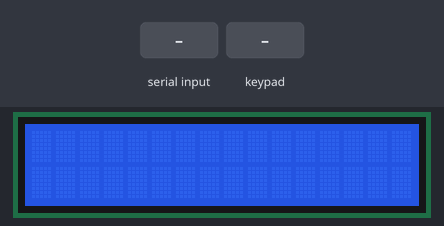
A sketch run on a simulated Arduino Uno, built with avr-gcc and run on an emulated ATmega328P. Parts: 16×2 character LCD. Inputs (shaded band) come from the test bench. What the sketch prints to the serial monitor is not drawn.

Above: at 1.2 s.
1.3 s: "S" received over Serial
At 2.1 s:
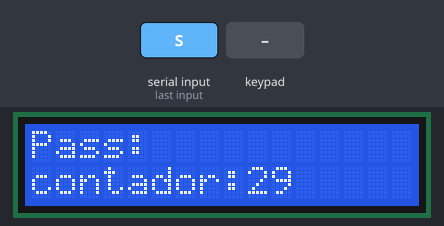
4.3 s: keypad keys 9 8 7 6 pressed 0.4 s apart
At 7.1 s:
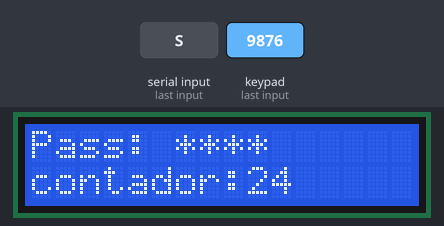
7.4 s: key '#' pressed
At 7.7 s:
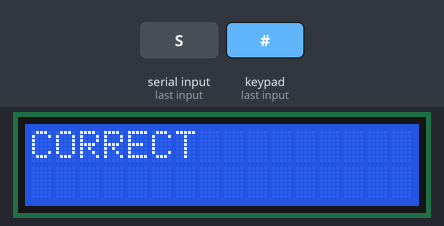
Timing chart, 0 to 10.4 s (numbered marks = the images above; inputs shaded):
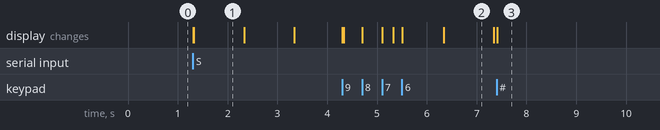

Measured:
- after the input at 1.3 s, the display: first changes at once (image 1 shows a later state)
- after the input at 4.3 s, the display: first changes at once (image 2 shows a later state)
- after the input at 7.4 s, the display: changes at once (image 3)
- what the display in image 2 shows lasts 1.0 s, from 6.3 s to 7.3 s

The sketch:

Arduino_pass.ino
```cpp
#include <Wire.h>
#include <LCD.h>
#include <LiquidCrystal_I2C.h>
#include <Keypad.h>

// Configuración del password y variables necesarias
char valid_pass[10] = ""; // El password correcto (recibido de C#)
int contador = 30;
int num_caracteres = 0;
char contrasena[10] = ""; // Array para almacenar el password ingresado
unsigned long lastMillis = 0;
bool passwordValido = false;
bool programaIniciado = false; // Bandera para iniciar el programa desde C#
byte INDICE = 0;

const byte rows = 4;
const byte cols = 4;

char keyMap[rows][cols] = {
  {'1', '2', '3', 'A'},
  {'4', '5', '6', 'B'},
  {'7', '8', '9', 'C'},
  {'*', '0', '#', 'D'}
};

byte rowPins[rows] = {9, 8, 7, 6};
byte colPins[cols] = {5, 4, 3, 2};

Keypad myKeypad = Keypad(makeKeymap(keyMap), rowPins, colPins, rows, cols);
LiquidCrystal_I2C lcd(0x27, 2, 1, 0, 4, 5, 6, 7);

void setup() {
  Serial.begin(9600);
  Serial.println("Esperando comando de inicio...");

  lcd.setBacklightPin(3, POSITIVE);
  lcd.setBacklight(HIGH);
  lcd.begin(16, 2);
}

void loop() {
  // Verifica si el programa ha recibido el comando de inicio
  if (!programaIniciado) {
    if (Serial.available() > 0) {
      char comando = Serial.read();
      if (comando == 'S') {
        programaIniciado = true;
        Serial.println("Comando de inicio recibido. Iniciando programa...");
        lcd.setCursor(0, 1);
        lcd.print("contador:");
        lcd.print(contador);
      }
    }
    return; // Espera hasta recibir el comando de inicio
  }

  unsigned long currentMillis = millis();

  // Actualización del contador si el password es incorrecto
  if (!passwordValido && currentMillis - lastMillis >= 1000) {
    lastMillis = currentMillis;
    contador--;
    lcd.setCursor(9, 1);
    lcd.print("   "); // Limpia el espacio del contador
    lcd.setCursor(9, 1);
    lcd.print(contador);

    if (contador <= 0) {
      lcd.clear();
      lcd.setCursor(0, 0);
      lcd.print("Tiempo OFF");
      while (1); // Detiene el programa
    }
  }

  // Solicitud de ingreso de password
  lcd.setCursor(0, 0);
  lcd.print("Pass: ");
  char whichKey = myKeypad.getKey();

  if (whichKey) {

    if (whichKey == 'A') {
      if (num_caracteres > 0) {
        num_caracteres--;
        lcd.setCursor(num_caracteres + 6, 0);
        lcd.print(" ");
        INDICE--;
        contrasena[INDICE] = '\0'; // Eliminar el último carácter
      }

    // Borrar toda la contraseña si se presiona 'B'
    } else if (whichKey == 'B') {
      lcd.setCursor(6, 0);
      lcd.print("         "); // Borra los caracteres de la pantalla
      num_caracteres = 0;
      INDICE = 0;
      memset(contrasena, 0, sizeof(contrasena)); // Reinicia la contraseña

    // Comparar contraseña si se presiona '#'
    } else if (whichKey == '#') {
      if (!strcmp(contrasena, valid_pass) == 0) {
        passwordValido = true;
        lcd.clear();
        lcd.setCursor(0, 0);
        lcd.print("CORRECT"); // Contraseña correcta
        lcd.setCursor(0, 1);
        lcd.print(" ");
        Serial.println(String(contrasena) + ":true");
        while (1);
      } else {
        lcd.clear();
        lcd.setCursor(0, 0);
        lcd.print("NOK CORRECT"); // Contraseña incorrecta
        delay(1000); // Mostrar "NOK" por un segundo
        lcd.clear();
        lcd.setCursor(0, 1);
        lcd.print("contador:");
        lcd.setCursor(9, 1);
        lcd.print(contador);
        Serial.println(String(contrasena) + ":false");
      }
      num_caracteres = 0;
      INDICE = 0;
      memset(contrasena, 0, sizeof(contrasena)); // Reiniciar contraseña después de la comparación

    // Ingreso de un número
    } else {
      if (isDigit(whichKey)) {
        if (num_caracteres < 10) {
          contrasena[INDICE] = whichKey;
          INDICE++;
          num_caracteres++;
          lcd.setCursor(num_caracteres + 5, 0);
          lcd.print("*");
        }
      }
    }
  }
}
```
